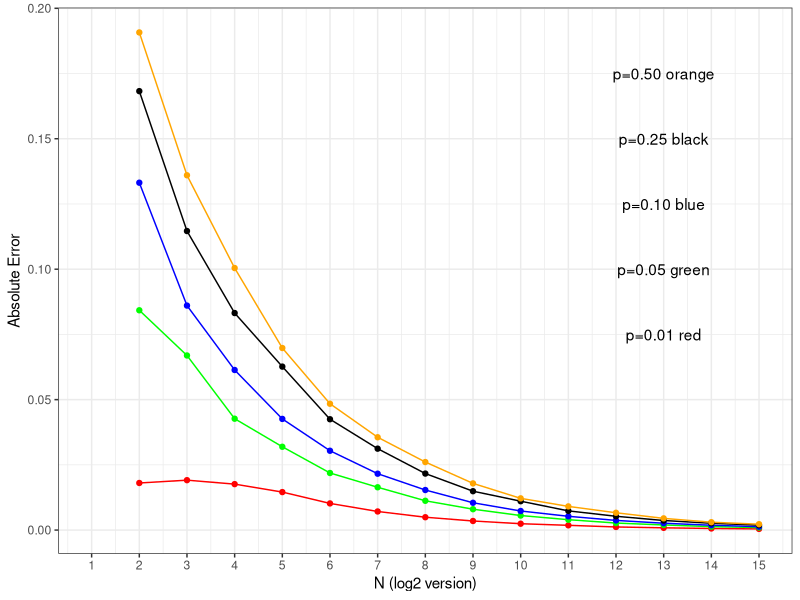
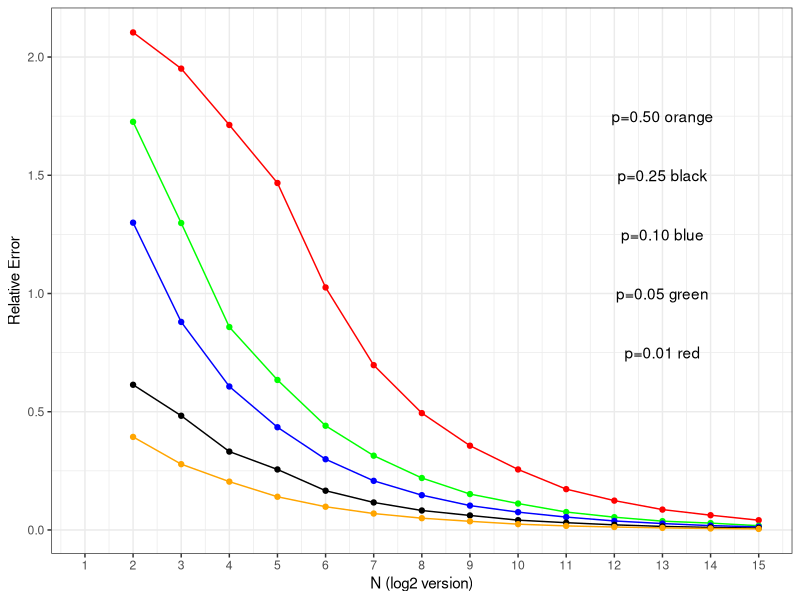

Reproduce these figures in R, in order.
## ---- chunk 1
#Prob
p <- c(0.01, 0.05, 0.10, 0.25, 0.50)
#Replicates
R_log <- 2:15


abs_error <- rep(NA,1000)
p_abs_error <- rep(NA, 14)

abs_error_df <- data.frame("Exponential" = R_log)

for(i in 1:5){
  p1 = p [i]
  for(j in 1:14){
    R = 2^R_log[j]
    for(k in seq_along(abs_error)){
      p_hat <- rbinom(1, R, p1)/R
      abs_error[k] <- abs(p1 - p_hat)
    }
    p_abs_error[j] = mean(abs_error)
  }
  abs_error_df <- cbind(abs_error_df, p = p_abs_error)
}
colnames(abs_error_df) <- c("Exponential", "p1", "p2", "p3", "p4", "p5")
head(abs_error_df)

## ---- chunk 2
library(ggplot2)
library(scales)
ggplot(abs_error_df, aes(x = Exponential))+
  geom_line(aes(y = p1), colour = "red")+
  geom_line(aes(y = p2), colour = "green")+
  geom_line(aes(y = p3), colour = "blue")+
  geom_line(aes(y = p4), colour = "black")+
  geom_line(aes(y = p5), colour = "orange")+
  
  geom_point(aes(y = p1), colour = "red")+
  geom_point(aes(y = p2), colour = "green")+
  geom_point(aes(y = p3), colour = "blue")+
  geom_point(aes(y = p4), colour = "black")+
  geom_point(aes(y = p5), colour = "orange")+
  
  annotate('text', x=13, y=0.075, label='p=0.01 red')+
  annotate('text', x=13, y=0.1, label='p=0.05 green')+
  annotate('text', x=13, y=0.125, label='p=0.10 blue')+
  annotate('text', x=13, y=0.15, label='p=0.25 black')+
  annotate('text', x=13, y=0.175, label='p=0.50 orange')+
  
  theme_bw()+
  
  scale_x_continuous(name="N (log2 version)", 1:15,limits=c(1, 15)) +
 
  ylab("Absolute Error")
## ---- chunk 3
p <- c(0.01, 0.05, 0.10, 0.25, 0.50)
R_log <- 2:15


rel_error <- rep(NA,1000)
p_rel_error <- rep(NA, 14)

rel_error_df <- data.frame("Exponential" = R_log)

for(i in 1:5){
  p1 = p [i]
  for(j in 1:14){
    R = 2^R_log[j]
    for(k in seq_along(rel_error)){
      p_hat <- rbinom(1, R, p1)/R
      rel_error[k] <- abs(p1 - p_hat)/p1
    }
    p_rel_error[j] = mean(rel_error)
  }
  rel_error_df <- cbind(rel_error_df, p = p_rel_error)
}
colnames(rel_error_df) <- c("Exponential", "p1", "p2", "p3", "p4", "p5")
head(rel_error_df)

## ---- chunk 4
library(ggplot2)
library(scales)
ggplot(rel_error_df, aes(x = Exponential))+
  geom_line(aes(y = p1), colour = "red")+
  geom_line(aes(y = p2), colour = "green")+
  geom_line(aes(y = p3), colour = "blue")+
  geom_line(aes(y = p4), colour = "black")+
  geom_line(aes(y = p5), colour = "orange")+
  
  geom_point(aes(y = p1), colour = "red")+
  geom_point(aes(y = p2), colour = "green")+
  geom_point(aes(y = p3), colour = "blue")+
  geom_point(aes(y = p4), colour = "black")+
  geom_point(aes(y = p5), colour = "orange")+
  
  annotate('text', x=13, y=0.75, label='p=0.01 red')+
  annotate('text', x=13, y=1, label='p=0.05 green')+
  annotate('text', x=13, y=1.25, label='p=0.10 blue')+
  annotate('text', x=13, y=1.5, label='p=0.25 black')+
  annotate('text', x=13, y=1.75, label='p=0.50 orange')+
  
  theme_bw()+
  
  scale_x_continuous(name="N (log2 version)", 1:15,limits=c(1, 15)) +
 
  ylab("Relative Error")
